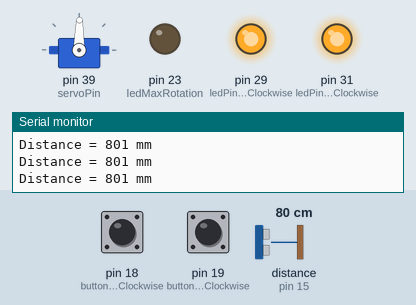
This sketch was run on a simulated Arduino Mega 2560, built with avr-gcc and run on an emulated ATmega2560. Parts: servo, output pins drawn as LEDs (lit = HIGH), the last lines printed to the serial monitor. Wiring (inferred from the names in the program): ultrasonic range finder: trigger pin 14; echo pin 15. The inputs (shaded band) are chosen by the test bench; at power-on: pin 18 (buttonPinCounterClockwise) LOW, pin 19 (buttonPinClockwise) LOW, distance to the obstacle (sensor on pin 15) 80 cm. The echo pulse lasts 58.3 µs per cm; pins used as bus, display or sensor lines are not drawn.

Above: at 1.2 s.
1.3 s: pin 18 (buttonPinCounterClockwise) pulled HIGH for 0.15 s
At 2.3 s:
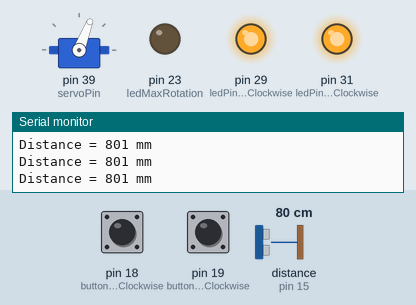
2.9 s: pin 19 (buttonPinClockwise) pulled HIGH for 0.15 s
At 4.0 s:
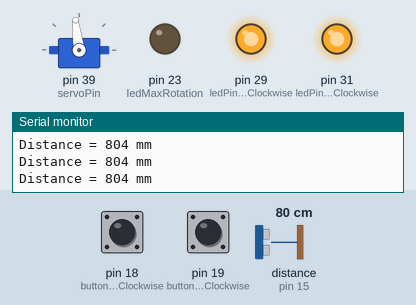
4.5 s: pin 18 (buttonPinCounterClockwise) pulled HIGH for 3.2 s
At 6.3 s:
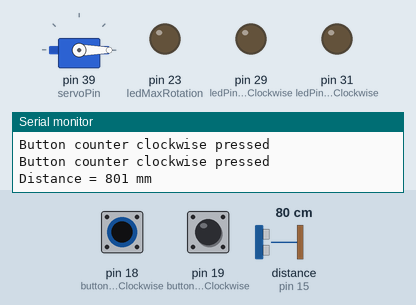
9.2 s: pin 18 (buttonPinCounterClockwise) pulled HIGH for 0.15 s
At 10.5 s:
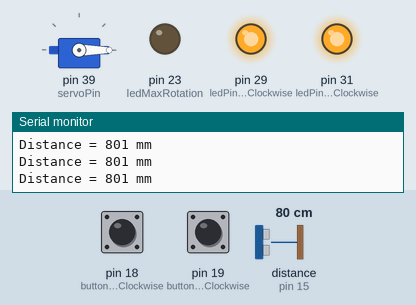
10.8 s: pin 19 (buttonPinClockwise) pulled HIGH for 0.15 s
At 11.8 s:
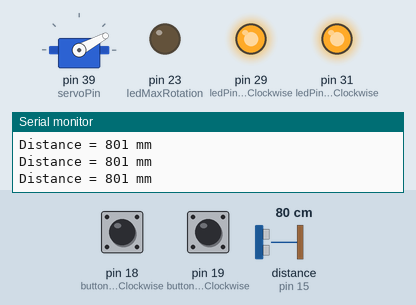
12.5 s: pin 19 (buttonPinClockwise) pulled HIGH for 1 s
At 14.5 s:
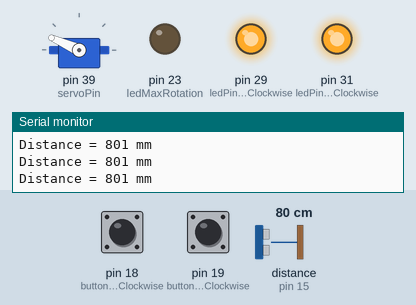
Timing chart, 0 to 16.0 s (numbered marks = the images above; inputs shaded):
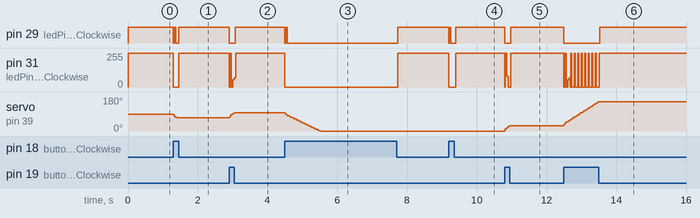

Measured:
- after the input at 1.3 s, pin 29 (ledPinButtonClockwise): HIGH → LOW at once, → HIGH 0.02 s later, → LOW 0.04 s later, → HIGH 0.09 s later; pin 31 (ledPinButtonCounterClockwise): 255/255 → 0/255 at once, → 255/255 0.15 s later; servo on pin 39 (servoPin): 89° → 69° at once
- after the input at 2.9 s, pin 29 (ledPinButtonClockwise): HIGH → LOW at once, → HIGH 0.17 s later; servo on pin 39 (servoPin): 69° → 97° at once
- after the input at 4.5 s, pin 29 (ledPinButtonClockwise): HIGH → LOW at once, → HIGH 0.03 s later, → LOW 0.04 s later, → HIGH 3.2 s later; pin 31 (ledPinButtonCounterClockwise): 255/255 → 0/255 at once, → 255/255 3.2 s later; servo on pin 39 (servoPin): moves from 97° to 0° over 1.0 s, starting at once
- after the input at 9.2 s, pin 29 (ledPinButtonClockwise): HIGH → LOW at once, → HIGH 0.02 s later, → LOW 0.04 s later, → HIGH 0.14 s later; pin 31 (ledPinButtonCounterClockwise): 255/255 → 0/255 at once, → 255/255 0.20 s later
- after the input at 10.8 s, pin 29 (ledPinButtonClockwise): HIGH → LOW at once, → HIGH 0.17 s later; pin 31 (ledPinButtonCounterClockwise): 255/255 → 0/255 at once, → 255/255 0.17 s later; servo on pin 39 (servoPin): 0° → 28° at once
- after the input at 12.5 s, pin 29 (ledPinButtonClockwise): HIGH → LOW at once, → HIGH 1.0 s later; servo on pin 39 (servoPin): moves from 28° to 156° over 0.98 s, starting at once

The sketch:

blink-with-pushbutton.ino
```cpp
#include <Servo.h>

Servo servo;
int servoAngle = 89;
const int servoPin = 39, interValMs = 10;

// Button clockwise
const int buttonPinClockwise = 19, ledPinButtonClockwise = 29;

// Button counter clockwise
const int buttonPinCounterClockwise = 18, ledPinButtonCounterClockwise = 31;

// indicator LEDs
const int ledMaxRotation = 23;

// Button states
int buttonStateClockwise = 0, buttonStateCounterClock = 0;
int lastButtonStateClockwise = LOW, lastButtonStateCounterClock = LOW;
bool flipServoRotation = false;

// HC SR04 sonar
const int trigPin = 14, echoPin = 15;
long duration;
int distance;

// Timing
const int INTERVAL = 60;
long currentMillis = 0, previousMillis = 0;

// Setup
void setup() {
  Serial.begin(9600);

  // Servo
  servo.attach(servoPin);
  servo.write(servoAngle);

  // initialize the LED pin as an output:
  pinMode(ledMaxRotation, OUTPUT);
  pinMode(ledPinButtonClockwise, OUTPUT);
  pinMode(ledPinButtonCounterClockwise, OUTPUT);

  // initialize the pushbutton pin as an input:
  pinMode(buttonPinCounterClockwise, INPUT);
  pinMode(buttonPinClockwise, INPUT);

  // Define inputs and outputs for sonar
  pinMode(trigPin, OUTPUT);
  pinMode(echoPin, INPUT);
}

void loop() {

  // read the state of the pushbutton value:
  int reading = digitalRead(buttonPinClockwise);

  // check if the pushbutton is pressed. If it is, the buttonState is HIGH:
  if (reading == HIGH) {
    // turn LED on:
    digitalWrite(ledPinButtonCounterClockwise, LOW);
    digitalWrite(ledPinButtonClockwise, LOW);
    turnServoClockwise();
    Serial.println("Button clockwise pressed");
  } else {
    // turn LED off:
    digitalWrite(ledPinButtonClockwise, HIGH);
  }

  reading = digitalRead(buttonPinCounterClockwise);

  if (reading == HIGH) {
    digitalWrite(ledPinButtonClockwise, LOW);
    digitalWrite(ledPinButtonCounterClockwise, LOW);
    turnServoCounterClockwise();
    Serial.println("Button counter clockwise pressed");
  } else {
    // turn LED off:
    digitalWrite(ledPinButtonCounterClockwise, HIGH);
  }


  if (millis() >= previousMillis + INTERVAL) {
    printAndCalculateDistance();
    previousMillis = millis();
  }

  //toggleMaxRotationLED();
}

void turnServoClockwise() {
  if (servoAngle < 180) {
    servoAngle += 4;
    servo.write(servoAngle);
  } else {
    servoAngle = 180;
  }

  delay(interValMs);
}

void turnServoCounterClockwise() {
  if (servoAngle >= 1) {
    servoAngle -= 4;
    servo.write(servoAngle);
  }
  else {
    servoAngle = 0;
  }

  delay(interValMs);
}

void toggleMaxRotationLED() {
  if (servoAngle == 180 || servoAngle == 0) {
    digitalWrite(ledMaxRotation, HIGH);
  }
  else {
    digitalWrite(ledMaxRotation, LOW);
  }
}

void printAndCalculateDistance() {
  // Clear the trigPin by setting it LOW:
  digitalWrite(trigPin, LOW);

  delayMicroseconds(5);
  // Trigger the sensor by setting the trigPin high for 10 microseconds:
  digitalWrite(trigPin, HIGH);
  delayMicroseconds(10);
  digitalWrite(trigPin, LOW);

  // Read the echoPin. pulseIn() returns the duration (length of the pulse) in microseconds:
  duration = pulseIn(echoPin, HIGH);

  // Calculate the distance:
  long DistanceCalc; // Calculation variable
  DistanceCalc = ((duration / 2.9) / 2); // Actual calculation in mm

  // Print the distance on the Serial Monitor (Ctrl+Shift+M):
  Serial.print("Distance = ");
  Serial.print(DistanceCalc);
  Serial.println(" mm");

  //delay(60);
}
```
